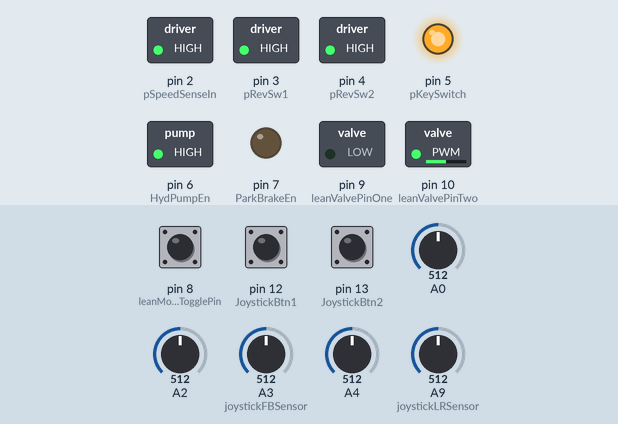
Simulated run of this sketch. Board: Arduino Mega 2560, built with avr-gcc and run on an emulated ATmega2560. Parts: switched loads named in the sketch (green lamp = pin HIGH), output pins drawn as LEDs (lit = HIGH). The test bench sets the inputs (shaded band); at power-on: pin 8 (leanModeTogglePin) HIGH, pin 12 (JoystickBtn1) LOW, pin 13 (JoystickBtn2) LOW, A0 = 512, A2 = 512, A3 (joystickFBSensor) = 512, A4 = 512, A9 (joystickLRSensor) = 512. Pins used as bus, display or sensor lines are not drawn; what the sketch prints to the serial monitor is not drawn. At 0.4 s the program stops and its outputs stay as they are.

Above: at 0.1 s.
Timing chart, 0 to 1.6 s (numbered marks = the images above):
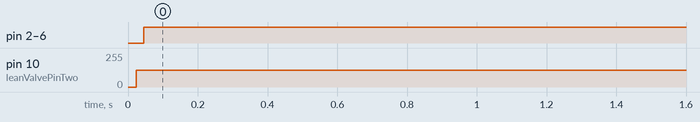

Measured:
- by itself, pin 2 (pSpeedSenseIn), pin 3 (pRevSw1), pin 4 (pRevSw2), pin 5 (pKeySwitch), pin 6 (HydPumpEn): LOW → HIGH at 0.04 s
- by itself, pin 10 (leanValvePinTwo): 0/255 → 127/255 at 0.02 s

The sketch:

main.ino
```cpp
/*
 *  Dagne Micro-Controller Main Control Loop
 *
 *  This file contains the main control system that runs on the Arduino for the
 *  Dagne Electric Vehicle.
 *
 *  Created By: The Dream Team
 */

#define SPEED_SENS_MAX      30.0   //  Speed [mph] above which speed sensitive steering/leaning saturates
#define SPEED_SENS_MIN      4.0    //  Speed [mph] below which speed sensitive steering/leaning saturates


#define STEER_MAX_ANGLE     22.0
#define STEER_MIN_ANGLE     15.0
#define LEAN_MAX_ANGLE      29.0
#define LEAN_MIN_ANGLE      2.0

//range of speed values where speed sensative steering/leaning activates
#define SPEED_SENS_MAX      30.0
#define SPEED_SENS_MIN      4.0
//calculations for the amount of degrees you can change per unit of speed/lean
#define SPEED_LIMIT_STEER_SLOPE   (STEER_MIN_ANGLE - STEER_MAX_ANGLE)/(SPEED_SENS_MAX - SPEED_SENS_MIN)
#define SPEED_LIMIT_LEAN_SLOPE    (LEAN_MAX_ANGLE - LEAN_MIN_ANGLE)/(SPEED_SENS_MAX - SPEED_SENS_MIN)

//dead zones for the joystick values (to scale with 1)
#define LR_DEADZONE         0.02
#define FB_DEADZONE         0.08
//used to adjust left right values such that you have dead zones
//where -1 will still mean max left, and 1 will mean max right
#define LR_SCALE           1/(1-LR_DEADZONE)
#define FB_SCALE           1/(1-FB_DEADZONE)


#define LEAN_OFFSET         30      //  Dead zone offset value

//TODO: Is our PWM resolution different from theirs?
#define PWM_LIMIT           256    //  Practical upper limit, = (PWM_RESOLUTION - #_OFFSET) because OFFSET will push duty cycle to limit


//The Arduino Uno does not have enough pins to output all the PWM outputs.
const int PWMone = 10; //Valve Coil FET. For Brake Pressure, Steer Angle, Lean Angle control
const int PWMtwo = 9;  //Valve Coil FET. (Same as above)

// Joystick sensor pins
const int joystickLRSensor = A9;
const int joystickFBSensor = A3;

// Sensor Input Pins for Hydralic Valve(0-12v on/off) [see powerpoint]
const int pLeanSenseIn = 0;
const int pSteerSenseIn = 1;
const int pSpeedSenseIn = 2;

// Reverse Switch, Hydraulic Pump, and Keyswitch Relay pins
const int pRevSw1 = 3;  //  Reversing contactor number 1
const int pRevSw2 = 4;  //  Reversing contactor number 2
const int pKeySwitch = 5;  // Throttle key switch to enable motor controller
const int HydPumpEn = 6;  		//  Hydraulic Pump Control Pin

// Reverse Switch Input
const int ParkBrakeEn = 7;

const int leanModeTogglePin = 8;

//Lean Valve Coil FET output pins
const int leanValvePinOne = 9;
const int leanValvePinTwo = 10;

const int JoystickBtn1 = 12;
const int JoystickBtn2 = 13;

int outputJoy = 0;
int outputSte = 0;

int buttonState1 = 0;
int buttonState2 = 0;

//limit calculated depending on speed
float steerAngleLimit = STEER_MAX_ANGLE;
//Current speed in MPH
float SpeedState = 0.0;

int LRanalogVal, FBanalogVal;
float joystick_LR, joystick_FB;

// the setup routine runs once when you press reset:
void setup() {
  // initialize serial communication at 9600 bits per second:
  Serial.begin(9600);
  Serial.write("Dagne control loop begin");
  initDevice();
  pinMode(pSpeedSenseIn, OUTPUT);
  pinMode(HydPumpEn, OUTPUT);
  pinMode(leanValvePinOne, OUTPUT);
  pinMode(leanValvePinTwo, OUTPUT);
  pinMode(leanModeTogglePin, INPUT);
  pinMode(pLeanSenseIn, INPUT);
  pinMode(joystickLRSensor, INPUT);
  pinMode(joystickFBSensor, INPUT);
}


//Used to indicate direction of car revving (a.k.a. FwdRevState)
typedef enum {PARK, DIRECTION_CHOOSE, FORWARD, REVERSE} revState_t;
revState_t revState = PARK;

// the loop routine runs over and over again forever:
void loop() {
  // TODO add print status
  sampleSensors();
  speedSteeringControlMap();
  adjustForLeanMode();
  steerControl();
  leanControl();
  brakeControl();
  hydraulicControl();
  tractionMotorCommandProcessing();
  setThrottle();
  setRevValues();
  //analog inputs
  FBanalogVal = readAnalog(joystickFBSensor);
  LRanalogVal = readAnalog(joystickLRSensor);
  //Print joystick input values for testing purposes
  Serial.print("Left-right analog value: ");
  Serial.println(LRanalogVal);
  Serial.print("Forward-brake analog value: ");
  Serial.println(FBanalogVal);
  int PumpVal = readAnalog(A2);
  int BrakeSensor = readAnalog(A3);
  //PWM inputs
  int SteerSensor = readAnalog(A4);
  int LeanSensor = readAnalog(A4);
  int SpeedSensor = readAnalog(A4);

  //convert to [-1,1] value
  joystick_LR = (LRanalogVal / 512.0) - 1.0;
  joystick_FB = (FBanalogVal / 512.0) - 1.0;

  setJoystickDeadzones();
  setSpeedSensitivity();

  PWMOutput2(joystick_LR, SteerSensor, 10);
  button_test();
  led_test();
  digitalWrite(pSpeedSenseIn, HIGH);
  delay(30);        // delay in between reads for stability
}

void setJoystickDeadzones(){
  //set the deadzones for the left right ranges of the joystick
  if (joystick_LR <= -LR_DEADZONE){
    joystick_LR = (joystick_LR + LR_DEADZONE) * LR_SCALE;
  }else if (joystick_LR > LR_DEADZONE){
    joystick_LR = (joystick_LR + LR_DEADZONE) * LR_SCALE;
  }else {
    joystick_LR = 0.0;
  }
  //set the deadzones for the foward brake ranges of the joystick
  if (joystick_FB <= -FB_DEADZONE) joystick_FB = (joystick_FB + FB_DEADZONE) * FB_SCALE;
  else if (joystick_LR > FB_DEADZONE) joystick_FB = (joystick_FB + FB_DEADZONE) * FB_SCALE;
  else joystick_LR = 0.0;
}
void setSpeedSensitivity(){
  //you want it so that the faster you go, the less sensative your steer
  steerAngleLimit = SPEED_LIMIT_STEER_SLOPE * SpeedState + STEER_MAX_ANGLE;
  if (steerAngleLimit > STEER_MAX_ANGLE) steerAngleLimit = STEER_MAX_ANGLE;
  if (steerAngleLimit < STEER_MIN_ANGLE) steerAngleLimit = STEER_MIN_ANGLE;
  //this is not in their code - but I'm wondering why it isn't.
  //it's supposed to account for bottom of the range where your
  //steering becomes speed sensative.
  //(delete if unnecessary, or put into an if-else loop if appropriate).
  if (SpeedState <= 4.0) {
    steerAngleLimit = STEER_MAX_ANGLE;
  }
}

//Initialization function for device
void initDevice(){
	pinMode(JoystickBtn1, INPUT);
  pinMode(JoystickBtn2, INPUT);
  pinMode(pSteerSenseIn, OUTPUT);
	pinMode(pLeanSenseIn, OUTPUT);
	//pinMode(pSpeedSenseIn, OUTPUT);
	pinMode(pRevSw1, OUTPUT);
	pinMode(pRevSw2, OUTPUT);
	pinMode(pKeySwitch, OUTPUT);
	pinMode(HydPumpEn, OUTPUT);
	pinMode(ParkBrakeEn, OUTPUT);
	pinMode(leanModeTogglePin, OUTPUT);

}

void button_test(){
  buttonState1 = digitalRead(JoystickBtn1);
  buttonState2 = digitalRead(JoystickBtn2);
  if (buttonState1 == HIGH) {
    Serial.println("btn1: on");
  }else{
    Serial.println("btn1: off");
  }
  if (buttonState2 == HIGH) {
    Serial.println("btn2: on");
  }else{
    Serial.println("btn: off");
  }
}

void led_test(){
  digitalWrite(pSteerSenseIn, HIGH);
  digitalWrite(pLeanSenseIn, HIGH);
  digitalWrite(pSpeedSenseIn, HIGH);
  digitalWrite(pRevSw1, HIGH);
  digitalWrite(pRevSw2, HIGH);
  digitalWrite(pKeySwitch, HIGH);
  digitalWrite(HydPumpEn, HIGH);
  digitalWrite(HydPumpEn, HIGH);
  digitalWrite(leanModeTogglePin, HIGH);
}

class LeanController{
  public:
    void update(){
      leanOn = readLeanMode();
      leanAngleLimit = calcLeanAngleLimit();
      leanAngleState = calcLeanAngle();
      leanRef = calcLeanRef();
    }
    //Accessors
    void setSensorVal(int sensorVal);
    int getSensorVal();
    float getLeanRef();
    float getLeanAngleState();
    LeanController();
  private:
    int pLeanSenseInVal;
    bool leanOn;
    float leanAngleLimit; // Speed sensitive lean limits
    float leanAngleState;
    float leanRef;
    float leanError;
    int leanValveCmd;

    bool readLeanMode();
    float calcLeanAngleLimit();
    float calcLeanAngle();
    float calcLeanRef();
    void calcLeanValveOutputs();
};
LeanController *lc;

void LeanController::setSensorVal(int sensorVal){
  this->pLeanSenseInVal = pLeanSenseInVal;
}

int LeanController::getSensorVal(){
  return this->pLeanSenseInVal;
}

float LeanController::getLeanRef(){
  return this->leanRef;
}

float LeanController::getLeanAngleState(){
  return this->leanAngleState;
}
// True == car leans (like bike), False == lean mode off (like traditional car)
bool LeanController::readLeanMode(){
  return ((digitalRead(leanModeTogglePin) == HIGH) ? true : false);
}

// This limit differs from the hardcoded limits in that it changes based on speed
float LeanController::calcLeanAngleLimit(){
  float newLimit = SPEED_LIMIT_LEAN_SLOPE * SpeedState + LEAN_MIN_ANGLE;
  // Clamp limits to their maxima
  if (newLimit > LEAN_MAX_ANGLE){ newLimit = LEAN_MAX_ANGLE;}
  if (newLimit < LEAN_MIN_ANGLE){ newLimit = LEAN_MIN_ANGLE;}
  return newLimit;
}

float LeanController::calcLeanAngle(){
  //TODO: Probably calculated wrong
  //convert to [-1, 1] value
  float sensedLeanAngle = (pLeanSenseInVal / 512.0) - 1.0;
  return (360.0 * sensedLeanAngle - 1.80);
}

// In the original code, this also calculates steerRef & countersteering
float LeanController::calcLeanRef(){
  if (!leanOn){ //If lean mode off, no lean needed
    return 0.0;
  }
  float newRef = -joystick_LR * leanAngleLimit; //TODO: May be wrong
  this->leanError = newRef - leanAngleState;
  return newRef;
}

//Stolen from the brake valve outputs, thanks Leland
void LeanController::calcLeanValveOutputs(){
  float ControlVal = 0.0; //TODO: No idea how to compute w/o ComputePWMOutputs()
  if (ControlVal > PWM_LIMIT) {
    leanValveCmd = PWM_LIMIT;
  } else if (ControlVal < -PWM_LIMIT) {
    leanValveCmd = -PWM_LIMIT;
  } else {
    leanValveCmd = ((int) ControlVal);
  }

  if (leanValveCmd >= 0) {
    analogWrite(leanValvePinOne, leanValveCmd + LEAN_OFFSET);
    digitalWrite(leanValvePinTwo, 0);
  } else {
    analogWrite(leanValvePinTwo, -leanValveCmd + LEAN_OFFSET);
    digitalWrite(leanValvePinOne, 0);
  }
}

//Constructor -- set default values
LeanController::LeanController(){
    leanOn = true;
    leanAngleLimit = LEAN_MIN_ANGLE; // Speed sensitive lean limits
}


/* Main Control Functions */
void sampleSensors() {
  lc->setSensorVal(analogRead(pLeanSenseIn));
}

void speedSteeringControlMap() {

}

void adjustForLeanMode() {

}

//Amount of lean/steer/break/accel as requested by driver input
float steerRef = 0.0;
float brakeRef = 0.0;
float accelRef = 0.0;
void steerControl() {

}

void leanControl() {
    lc->update();
}

void brakeControl() {

}

void hydraulicControl() {

}

void tractionMotorCommandProcessing() {

}

//These values address the saturation limits of throttle circuit in setThrottle
const float THROTTLE_FWD_GAIN = 0.040;
const float THROTTLE_REV_GAIN = 0.0990;
const float THROTTLE_OFFSET = 280.0;

const float FWD_LIMIT = 4095.0; //Full throttle
const float REV_LIMIT = 600.0; //Limit throttle when reversing

//Sets controlVal based on user throttle input and saturation limits
void setThrottle() {
  float controlVal;     //TODO: Make ControlVal actually do something PID related

  switch (revState){
    case FORWARD:
      controlVal = FWD_LIMIT * THROTTLE_FWD_GAIN * accelRef + THROTTLE_OFFSET;
      if (controlVal > FWD_LIMIT){ controlVal = FWD_LIMIT; } //Saturation control
      break;
    case REVERSE:
      controlVal = REV_LIMIT * THROTTLE_REV_GAIN * accelRef + THROTTLE_OFFSET;
      if (controlVal > REV_LIMIT){ controlVal = REV_LIMIT; } //Saturation control
      break;
    default: //For park and directional choose state, clear controlVal
      controlVal = 0.0;
      break;
  }
  if (accelRef == 0.0){ controlVal = 0.0; } //If no acceleration requested, clear
}

//Changes revState or accelRef/brakeRef based on input
//TODO: Fill in switch statements
void setRevValues(){
    switch (revState){
    case DIRECTION_CHOOSE:
      setRevDir();
      break;
    case FORWARD:
      break;
    case REVERSE:
      break;
    case PARK:
      break;
  }
}

// If in direction choose mode, set rev direction based on joystick input
void setRevDir(){

}


/* IO Functions */

int readAnalog(int AnalogPin) {
  int sensorValue = analogRead(AnalogPin);
  int output = map(sensorValue, 0, 1023, 0, 255);
  return output;
}

void PWMOutput1(int joyval, int sasval, int OutputPin) {
  int voodoo = joyval - sasval;
  int out = 64;
  if(voodoo > 0)
    out = map(voodoo, 0, 255, 64, 191);
  analogWrite(OutputPin, out);
}

void PWMOutput2(int joyval, int sasval, int OutputPin) {
  int voodoo = joyval - sasval;
  int out = 64;
  if(voodoo < 0)
    out = map(voodoo, -255, 0, 64, 191);
  analogWrite(OutputPin, out);
}
```
